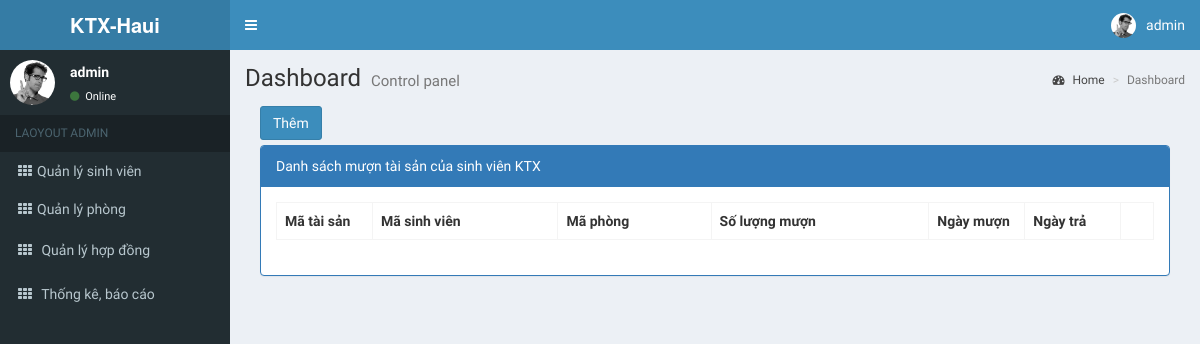
The app's page /Backend/index.php?page=QLTaiSan (signed in), older data.
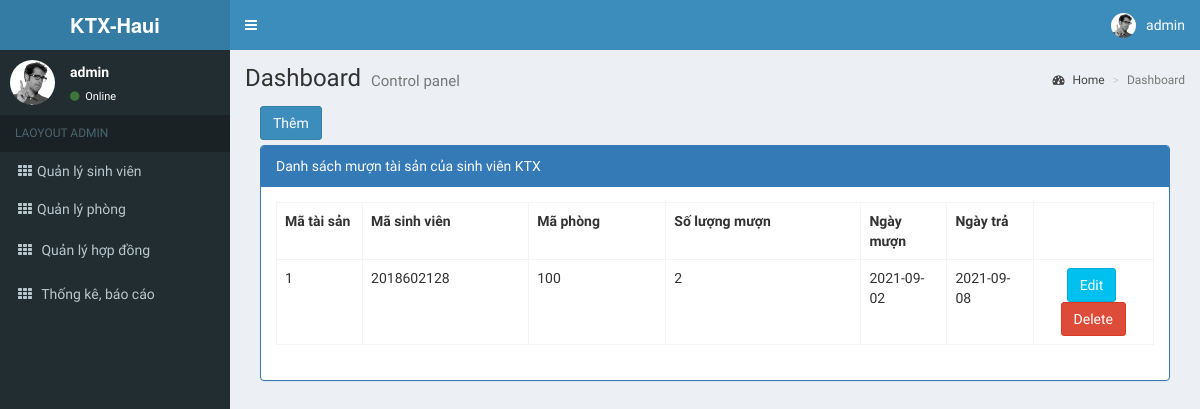
The same page, newer data.
### tables this page shows
CREATE TABLE `taisan` (
  `idTaiSan` int(11) NOT NULL,
  `idSinhVien` int(11) DEFAULT NULL,
  `idPhong` int(11) NOT NULL,
  `soLuong` int(11) DEFAULT NULL,
  `ngayMuon` date DEFAULT NULL,
  `ngayTra` date DEFAULT NULL
);

### Backend/Views/QLTaiSan.php (the view, shortened to what this page needs)
<div class="col-md-12">
    <div style="margin-bottom:5px;">
        <a href="index.php?page=ThemSuaTaiSan&action=add" class="btn btn-primary">Thêm</a>
    </div>
    <div class="panel panel-primary">
        <div class="panel-heading">Danh sách mượn tài sản của sinh viên KTX</div>
        <div class="panel-body">
            <table class="table table-bordered table-hover">
                <tr>
                    <th style="max-width: 50px;">Mã tài sản</th>
                    <th style="max-width:100px;">Mã sinh viên</th>
                    <th style="max-width: 180px;">Mã phòng</th>
                    <th style="max-width: 150px;">Số lượng mượn</th>
                    <th style="max-width: 50px;">Ngày mượn</th>
                    <th style="max-width: 50px;">Ngày trả</th>
                    <th style="max-width:70px;"></th>
                </tr>
                <?php
                    $sql = "SELECT * FROM taisan";
                    $result = mysqli_query($conn, $sql);
                    while($row = mysqli_fetch_assoc($result)){
                        $sql2 = "SELECT * FROM taisan WHERE idTaiSan = '". $row["idTaiSan"] ."'";
                        $result2 = mysqli_query($conn, $sql2);
                        $row2 = mysqli_fetch_assoc($result2);
                        echo "<tr>
                            <td style='max-width: 50px;'>".$row2["idTaiSan"]."</td>
                            <td style='max-width: 100px;'>".$row2["idSinhVien"]."</td>
                            <td style='max-width: 100px;'>".$row["idPhong"]."</td>
                            <td style='max-width: 150px;'>".$row["soLuong"]."</td>
                            <td style='max-width: 50px;'>".$row["ngayMuon"]."</td>
                            <td style='max-width: 50px;'>".$row["ngayTra"]."</td>
                            <td  style='text-align:center;max-width:70px;'>
                                <a class='btn btn-info' href='index.php?page=ThemSuaTaiSan&action=edit&id=".$row2["idTaiSan"]."'>Edit</a>&nbsp;
                                <a class='btn btn-danger' href='index.php?page=ThemSuaTaiSan&action=delete&id=".$row2["idTaiSan"]."' onclick='return window.confirm('Are you sure?');'>Delete</a>
                            </td>
                        </tr>";
                    };
                ?>
            </table>
        </div>
    </div>
</div>

Row changes from the older to the newer data that the page shows:
added taisan: idTaiSan "1", idSinhVien "2018602128", idPhong "100", soLuong "2", ngayMuon "2021-09-02", ngayTra "2021-09-08"
